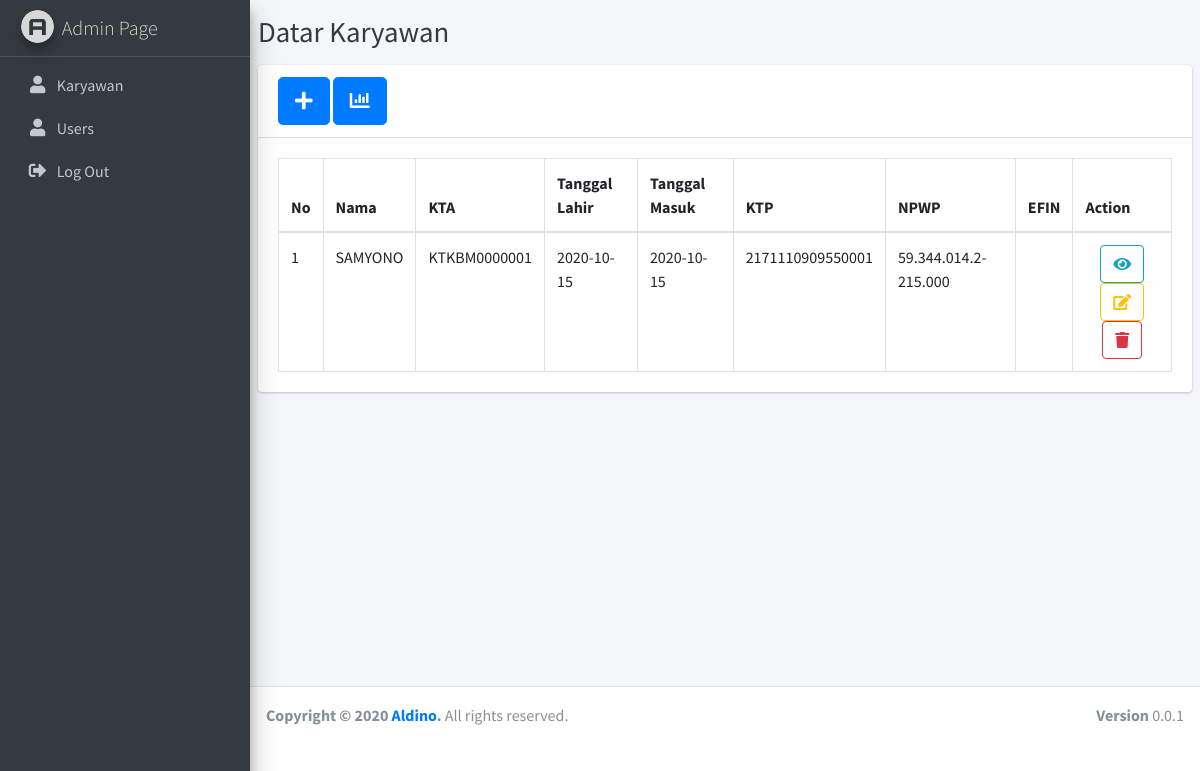
Screenshot of /index.php?page=view_employee (signed in) with the database file from the repository.
### tables this page shows
CREATE TABLE `tkaryawan` (
  `id` int(11) NOT NULL,
  `nama` varchar(250) NOT NULL,
  `no_kta` varchar(100) NOT NULL,
  `tanggal_lahir` date NOT NULL,
  `tanggal_masuk` date NOT NULL,
  `no_ktp` varchar(100) NOT NULL,
  `no_npwp` varchar(100) NOT NULL,
  `no_efin` varchar(250) NOT NULL,
  `no_bpjs_kes` varchar(250) NOT NULL,
  `no_bpjs_tk` varchar(250) NOT NULL,
  `no_krk` varchar(250) NOT NULL,
  `alamat` varchar(250) NOT NULL,
  `no_hp` int(15) NOT NULL,
  `email` varchar(250) NOT NULL,
  `lokasi_kerja` varchar(250) NOT NULL,
  `nama_istri` varchar(250) NOT NULL,
  `nama_anak_1` varchar(250) NOT NULL,
  `nama_anak_2` varchar(250) NOT NULL,
  `nama_anak_3` varchar(250) NOT NULL,
  `status_pajak` varchar(50) NOT NULL,
  `foto` varchar(250) NOT NULL,
  `foto_ktp` varchar(250) NOT NULL,
  `foto_npwp` varchar(250) NOT NULL,
  `foto_bpjs_kis` varchar(250) NOT NULL,
  `foto_bpjs_tk` varchar(250) NOT NULL
);

### conf/functions.php (called while the page is built, shortened)
<?php
$conn = mysqli_connect("localhost", "root", "", "dbkaryawan");
function query($query)
{
	global $conn;
	$result = mysqli_query($conn, $query);
	$rows = [];
	while ($row = mysqli_fetch_assoc($result)) {
		$rows[] = $row;
	}
	return $rows;
}

### pages/employees/view_employee.php (the view)
<div class="content-wrapper">
  <div class="content-header">
    <div class="container-fluid">
      <div class="row">
        <h1 class="m-0 text-dark">Datar Karyawan</h1>
      </div>
    </div>
  </div>
  <section class="content">
    <div class="row">
      <div class="col-12">
        <div class="card">
          <div class="card-header">
            <a href="index.php?page=add_employee" class="btn btn-primary btn-lg"><i class="fa fa-plus"></i></a>
            <a href="pages/reports/print.php" class="btn btn-primary btn-lg" target="_blank"><i class="fa fa-chart-bar"></i></a>
          </div>
          <div class="card-body">
            <table id="example2" class="table table-bordered table-hover">
              <thead>
                <tr>
                  <th>No</th>
                  <th>Nama</th>
                  <th>KTA</th>
                  <th>Tanggal Lahir</th>
                  <th>Tanggal Masuk</th>
                  <th>KTP</th>
                  <th>NPWP</th>
                  <th>EFIN</th>
                  <th>Action</th>
                </tr>
              </thead>
              <tbody>
                <?php
                $i = 1;
                $mhs = query("SELECT * FROM tkaryawan");
                foreach ($mhs as $row) : ?>
                  <tr>
                    <td><?= $i; ?></td>
                    <td><?= $row['nama']; ?></td>
                    <td><?= $row['no_kta']; ?></td>
                    <td><?= $row['tanggal_lahir']; ?></td>
                    <td><?= $row['tanggal_masuk']; ?></td>
                    <td><?= $row['no_ktp']; ?></td>
                    <td><?= $row['no_npwp']; ?></td>
                    <td><?= $row['no_efin']; ?></td>
                    <td class="text-center">
                      <a href="index.php?page=view_detail_employee&id=<?= $row["id"]; ?>" class="btn btn-outline-info"><i class="fa fa-eye"></i></a>
                      <a href="index.php?page=update_employee&id=<?= $row["id"]; ?>" class="btn btn-outline-warning"><i class="fa fa-edit"></i></a>
                      <a href="index.php?page=delete_employee&id=<?= $row["id"]; ?>" onclick="return confirm('Are you sure want to delete this data ?');" class="btn btn-outline-danger"><i class="fas fa-trash"></i></a>
                    </td>
                  </tr>
                <?php $i++;
                endforeach; ?>
              </tbody>
            </table>
          </div>
        </div>
      </div>
    </div>
  </section>
</div>

### rows the page displays
tkaryawan: nama "SAMYONO", no_kta "KTKBM0000001", tanggal_lahir "2020-10-15", tanggal_masuk "2020-10-15", no_ktp "2171110909550001", no_npwp "59.344.014.2-215.000"
